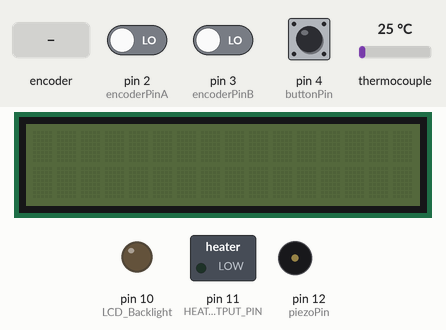
Bench run of a sketch on a simulated Arduino Nano, built with avr-gcc and run on an emulated ATmega328P. Parts: 16×2 character LCD, switched loads named in the sketch (green lamp = pin HIGH), output pins drawn as LEDs (lit = HIGH), buzzer (waves = sounding). Inputs (shaded band) come from the test bench; at power-on: pin 4 (buttonPin) HIGH, thermocouple 25 °C, pin 2 (encoderPinA) LOW, pin 3 (encoderPinB) LOW. Pins used as bus, display or sensor lines are not drawn.

Above: at 1.7 s.
1.8 s: pin 4 (buttonPin) pulled LOW for 0.15 s
At 2.7 s:
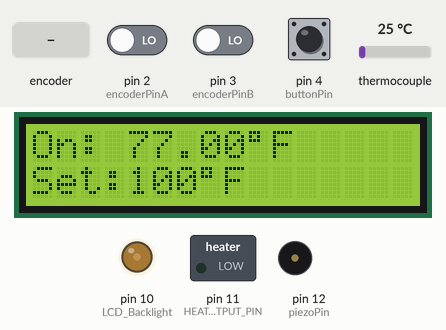
5.0 s: thermocouple set to 30 °C
At 7.7 s:
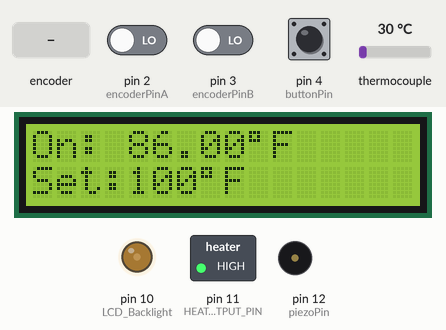
8.0 s: thermocouple set to 34 °C
At 9.5 s:
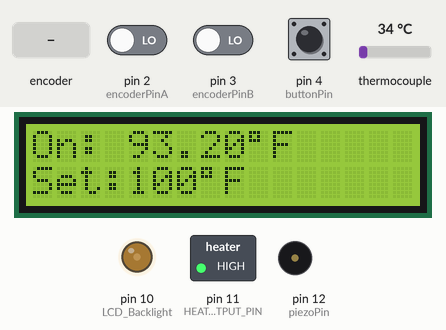
9.8 s: rotary encoder on pin 2 (encoderPinA) / pin 3 (encoderPinB) turned 3 steps (first pin leading)
At 11.0 s:
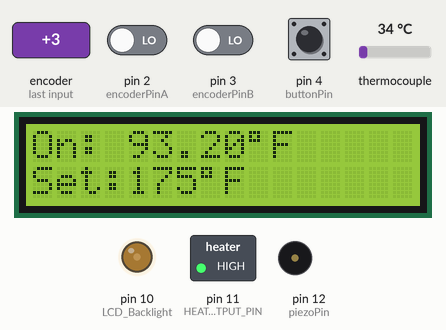
11.9 s: thermocouple set to 82 °C
At 12.9 s:
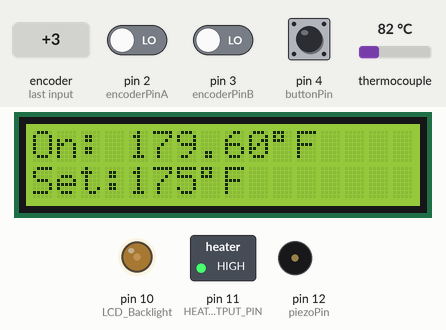
13.4 s: thermocouple set to 90 °C
At 14.1 s:
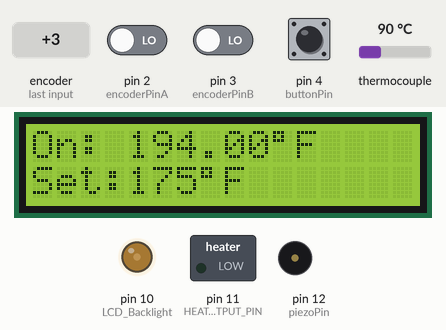
Timing chart, 0 to 16.1 s (numbered marks = the images above; inputs shaded):
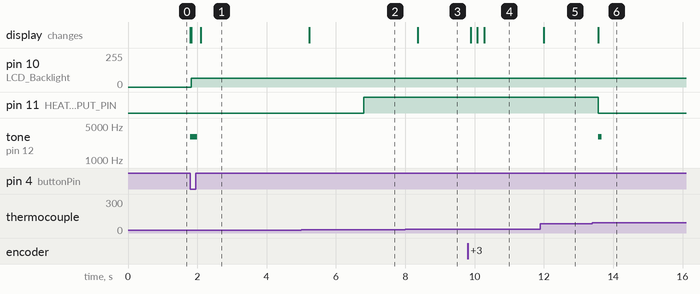

The sketch:

Oven_temp_control.ino
```cpp
/* Written by Tim Mann and for the purpose of replacing the non functional thermostat for my propane oven.
I have scoured parts from here and there to put this together so the cost to me is minimal.
*** PLEASE NOTE THAT THE TEMPURATURE USED IN THIS SCRIPT WAS SET IN DEGREES FARENHEIT ***
I set this up to run from a 12 volt source being as I have that available and cause my fuel control solonoid is designed for 12 volt.
Here is a list of parts as similar to what I am using as can be:
1 - 16 x 2 LCD display with serial adaptor
1 - Arduino Nano or similar
1 - mini bread board
1 - Gas propane 12 volt electric valve (about $16 USD); http://www.ebay.com/itm/261887206478
1 - bi-color led for indication of state (on/off) and heater state
1 - peizo buzzer
1 - rotary encoder
1 - LM7805 positive voltage regulator
1 - 2SA733 PNP transistor
1 - PC123 optoisolator
1 - STP60NF06 N-CHANNEL 60V 0.014 OHM 60A TO-220 STRIPFET POWER MOSFET
1 - 500mA fuse
6 - 1/8 watt through-hole carbon film resistors
  2 @ 100 ohm
  1 @ 1 k ohm
  1 @ 3k3 ohm
  1 @ 4k7 ohm
A schmatic is posted with this and if you cannot find it then message me here.
This has taken me a number of hours and some trial of various code snippets posted to various forums to make this up.
There are a number of things I didn't know when beginning this but with the right search criteria I was able to find the random peices that total this amalgumation.
I have quite a few notes and even with that this currently takes up 372 bytes (18%) of dynamic memory.
Sketch total is 8,998 bytes (29%) of program storage.
All this has been tested and written in AVRDude v1.6.4
I wanted it to be silent on and off besides the solonoid operating the gas so I used an optoisolator driving a FET rather than a relay for the switching.
This also reduces the load on the *uino (Nano in my case for size reasons).
A list of setable variables for your enjoyment:
*** these are default values set
int minTemp = 100;
int maxTemp = 550;
int hysteresis = 10; This is the swing each side of the set temp eg. 10 = if set point is 225 degrees then it will range a swing of 20 degrees total and so 215 at low end and 235 at high
*** comments attached for the following explane them ***
boolean beepStep = false;
boolean beepOnOff = true;
boolean beepUptoTemp = true;
unsigned long debounceDelay = 200; // As stated below, if you are having debounce issues with your button then increase this number
*/
#include <SPI.h>
#include <Wire.h>
#include <LiquidCrystal_I2C.h>
#include <max6675.h>
#include <Adafruit_GFX.h>

LiquidCrystal_I2C lcd(0x27, 16, 2); // set the LCD address to 0x27 for a 16 chars and 2 line display

#define LCD_Backlight 10 // Define backlight driver pin

//Pins  for encoder define
static int encoderPinA = 2; // Our first hardware interrupt pin is digital pin 2
static int encoderPinB = 3; // Our second hardware interrupt pin is digital pin 3
const int buttonPin = 4;       // the number of the pushbutton pin
int buttonState;             // the current reading from the input pin
int lastButtonState = HIGH;   // the previous reading from the input pin

// Pin for beeper
int piezoPin = 12;


// Rotery encoder vars
volatile byte aFlag = 0; // let's us know when we're expecting a rising edge on pinA to signal that the encoder has arrived at a detent
volatile byte bFlag = 0; // let's us know when we're expecting a rising edge on pinB to signal that the encoder has arrived at a detent (opposite direction to when aFlag is set)
volatile int tempSet = 100; //this variable stores our current value of encoder position. Change to int or uin16_t instead of byte if you want to record a larger range than 0-255
volatile int oldEncPos = 0; //stores the last encoder position value so we can compare to the current reading and see if it has changed (so we know when to print to the serial monitor)
volatile byte reading = 0; //somewhere to store the direct values we read from our interrupt pins before checking to see if we have moved a whole detent

// Oven set points
int increment = 25; // This is the temp step value.  25 seemed normal for an oven
int minTemp = 100; // Minimum temp set point
int maxTemp = 550; // Maximum temp set point
int hysteresis = 10; // Swing degrees between trun on and turn off
int state = 0; // Used to control on and off state
int firstTemp = 0; // used in conjunction with beepUpToTemp var to know when to beep
boolean beepStep = false; // Make beep at each change of temp set point
boolean beepOnOff = true; // Beep when turning on and off
boolean beepUptoTemp = true; // Beep when up to temp first time

// Stuff for thermocouple
int thermoDO = 5; // Pin number (DO/SO)
int thermoCS = 6; // Pin number
int thermoCLK = 7; // Pin number (CLK/SCK)
MAX6675 thermocouple(thermoCLK, thermoCS, thermoDO); // Associate vars connecting program with hardware
int vccPin = 8; // Pin number
int gndPin = 9; // Pin number

// Timer vars for timing to allow heater to come on set as initial on delay
unsigned long onTime; // Takes the millis() stamp for calculation
const long timeOut = 5000; // Rated in miliseconds
boolean firstOn = true; // Used for managing delay time for heater from first time on so it is not on right away

// Read cycle timer vars
unsigned long previousMillis = 0;
const long cycleInterval = 500;
float tempF = 0.00;

// --- Debounce for button --- //
// The following variables are unsigned long's because the time, measured in miliseconds,
// will quickly become a bigger number than can be stored in an int.
unsigned long lastDebounceTime = 0;  // the last time the output pin was toggled
unsigned long debounceDelay = 50;    // the debounce time; increase if the output flickers

#define HEATER_OUTPUT_PIN 11 // define heater drive pin. Actually drives FET in my case
int HEATER_ON = 1;  //used because may use sink current at some point
int HEATER_OFF = 0;  //used because may use sink current at some point

void setup() {
  lcd.init(); // Initialize LCD
  lcd.backlight(); // Initialize backlight
  lcd.off();
  pinMode(LCD_Backlight, OUTPUT); // Setup ready to drive backlight to desired brightness
  // Encoder setup
  pinMode (encoderPinA, INPUT);
  pinMode (encoderPinB, INPUT);
  pinMode (buttonPin, INPUT_PULLUP); // uses internal pullup resistor alturnatly you can set this externally
  attachInterrupt(0, PinA, RISING); // for encoder
  attachInterrupt(1, PinB, RISING); // for encoder
  // Heat Relay Output or drive to Optoisolator
  pinMode(HEATER_OUTPUT_PIN, OUTPUT); // drive output from *uino
  digitalWrite(HEATER_OUTPUT_PIN, HEATER_OFF); // Set initial state of heater
  pinMode(vccPin, OUTPUT); digitalWrite(vccPin, HIGH); // For thermocouple
  pinMode(gndPin, OUTPUT); digitalWrite(gndPin, LOW); // For thermocouple
  delay(500); // wait for MAX chip to stabilize
}

void PinA() {
  cli(); //stop interrupts happening before we read pin values
  reading = PIND & 0xC; // read all eight pin values then strip away all but pinA and pinB's values
  if (reading == B00001100 && aFlag) { //check that we have both pins at detent (HIGH) and that we are expecting detent on this pin's rising edge
    if (tempSet < (minTemp + increment)) {
      tempSet = minTemp;
    } else {
      tempSet = tempSet - increment; //decrement the temp set point
      if (beepStep == true) {
        tone(piezoPin, 3000, 50);
      }
    }
    bFlag = 0; //reset flags for the next turn
    aFlag = 0; //reset flags for the next turn
  }
  else if (reading == B00000100) bFlag = 1; //signal that we're expecting pinB to signal the transition to detent from free rotation
  sei(); //restart interrupts
}

void PinB() {
  cli(); //stop interrupts happening before we read pin values
  reading = PIND & 0xC; //read all eight pin values then strip away all but pinA and pinB's values
  if (reading == B00001100 && bFlag) { //check that we have both pins at detent (HIGH) and that we are expecting detent on this pin's rising edge
    if (tempSet > (maxTemp - increment)) {
      tempSet = maxTemp;
    } else {
      tempSet = tempSet + increment; //decrement the temp set point
      if (beepStep == true) {
        tone(piezoPin, 3000, 50);
      }
    }
    bFlag = 0; //reset flags for the next turn
    aFlag = 0; //reset flags for the next turn
  }
  else if (reading == B00001000) aFlag = 1; //signal that we're expecting pinA to signal the transition to detent from free rotation
  sei(); //restart interrupts
}

void loop() {
  // read the state of the switch into a local variable:
  int buttonReading = digitalRead(buttonPin);
  unsigned long currentTime = millis(); // grab current time
  if ((unsigned long)(currentTime - previousMillis) >= cycleInterval) {
    tempF = thermocouple.readFahrenheit();
    if (state == 1) {
      lcd.setCursor(4, 0);
      lcd.print("        ");
      lcd.setCursor(4, 0);
      lcd.print(tempF);
      lcd.print("\337F");
    }
    previousMillis = millis();
  }
  if (state == 1) {
    if (oldEncPos != tempSet) {
      lcd.setCursor(4, 1); // Position cursor to refresh set value only
      lcd.print(tempSet);
      oldEncPos = tempSet;
    }

    lcd.setCursor(0, 0);
    lcd.print("On:");
    lcd.setCursor(0, 1);
    lcd.print("Set:");
    lcd.print(tempSet);
    lcd.print("\337F");
    analogWrite(LCD_Backlight, 64); // Set backlight brightness value: 0-128
  } else {
    tempSet = 100; // Preset to minium value
    digitalWrite(HEATER_OUTPUT_PIN, HEATER_OFF); // Make sure heater is off to start
  }

  // check to see if you just pressed the button
  // (i.e. the input went from HIGH to LOW),  and you've waited
  // long enough since the last press to ignore any noise:

  // If the switch changed, due to noise or pressing:
  if (reading != lastButtonState) {
    lastDebounceTime = millis(); // reset the debouncing timer
  }

  if ((millis() - lastDebounceTime) > debounceDelay) {
    // whatever the reading is at, it's been there for longer
    // than the debounce delay, so take it as the actual current state:

    // if the button state has changed:
    if (buttonReading != buttonState) {
      buttonState = buttonReading;
      // only toggle the heater and display if the new button state is LOW
      if (buttonState == LOW) {
        if (state == 0) {
          state = 1;
          if (beepOnOff == true) {
            tone(piezoPin, 3000, 200); // tone(Pin,Freq,Duration) Duration in miliseconds and Freq in Hz
          }
          lcd.on(); // turn on display
          onTime = millis(); // set time to start count from for delay heater
        } else if (state == 1) {
          state = 0;
          if (beepOnOff == true) {
            tone(piezoPin, 3000, 100);
          }
          firstTemp = 0; // Reset to 0 when truning off
          firstOn = true; // Reset to false when truning of
          tempSet = 100; // Reset temp to default lowest
          // clear screen
          lcd.setCursor(0, 0);
          lcd.print("                ");
          lcd.setCursor(0, 1);
          lcd.print("                ");
          lcd.setCursor(0, 0);
          analogWrite(LCD_Backlight, LOW); // turn off back light
          lcd.off(); // turn off display
          digitalWrite(HEATER_OUTPUT_PIN, 0); // make sure heater is turned off regardless of state
        }
      }
    }
  }
  if (state == 1) {
    if (tempF <= (tempSet - hysteresis)) {
      if (firstOn == true) {
        if (millis() - onTime > timeOut) {
          heaterOn();
          onTime = 0;
          firstOn = false; // Set to false so we know it is in first on warm-up mode
        }
      } else {
        heaterOn();
      }
    } else if (tempF >= (tempSet + hysteresis)) { // do heater On Off cycling
      if (firstTemp == 0) {
        if (beepUptoTemp == true) {
          tone(piezoPin, 3000, 100);
        }
        firstTemp = 1;
        firstOn = false;
      }
      heaterOff();
    }
  }

  // save the reading.  Next time through the loop,
  // it'll be the lastButtonState:
  lastButtonState = reading;
}

//------------------------------------------
// Heater controls
void heaterOn() {
  digitalWrite(HEATER_OUTPUT_PIN, HIGH);
}

void heaterOff() {
  digitalWrite(HEATER_OUTPUT_PIN, LOW);
}
```

Measured:
- the behaviour switches between 84 and 85 °C on thermocouple (found by bisection; images 5 and 6)
- after the input at 1.8 s, pin 10 (LCD_Backlight): 0/255 → 64/255 at once; tone on pin 12 (piezoPin): silent → 3000 Hz at once, → silent 0.20 s later; the display: first changes at once (image 1 shows a later state)
- after the input at 5.0 s, the display: changes after 0.23 s (image 2)
- after the input at 8.0 s, the display: changes after 0.35 s (image 3)
- after the input at 9.8 s, the display: first changes after 0.09 s (image 4 shows a later state)
- after the input at 11.9 s, the display: changes after 0.10 s (image 5)
- after the input at 13.4 s, pin 11 (HEATER_OUTPUT_PIN): HIGH → LOW after 0.16 s; tone on pin 12 (piezoPin): silent → 3000 Hz after 0.16 s, → silent 0.10 s later; the display: changes after 0.16 s (image 6)
